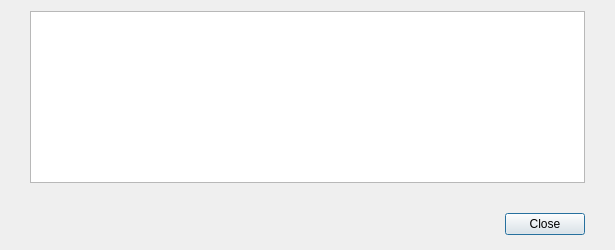
<?xml version="1.0" encoding="UTF-8"?>
<ui version="4.0">
 <class>TokenDescDialog</class>
 <widget class="QDialog" name="TokenDescDialog">
  <property name="geometry">
   <rect>
    <x>0</x>
    <y>0</y>
    <width>615</width>
    <height>250</height>
   </rect>
  </property>
  <property name="windowTitle">
   <string>Dialog</string>
  </property>
  <layout class="QVBoxLayout" name="verticalLayout">
   <property name="spacing">
    <number>15</number>
   </property>
   <property name="leftMargin">
    <number>0</number>
   </property>
   <property name="rightMargin">
    <number>0</number>
   </property>
   <property name="bottomMargin">
    <number>0</number>
   </property>
   <item>
    <layout class="QHBoxLayout" name="detailTextLayout">
     <property name="leftMargin">
      <number>30</number>
     </property>
     <property name="rightMargin">
      <number>30</number>
     </property>
     <item>
      <widget class="QTextEdit" name="detailText">
       <property name="readOnly">
        <bool>true</bool>
       </property>
      </widget>
     </item>
    </layout>
   </item>
   <item>
    <widget class="QWidget" name="buttonsContainerWhite" native="true">
     <layout class="QHBoxLayout" name="horizontalLayout">
      <property name="leftMargin">
       <number>30</number>
      </property>
      <property name="topMargin">
       <number>15</number>
      </property>
      <property name="rightMargin">
       <number>30</number>
      </property>
      <property name="bottomMargin">
       <number>15</number>
      </property>
      <item>
       <widget class="QDialogButtonBox" name="closeButtonBox">
        <property name="orientation">
         <enum>Qt::Horizontal</enum>
        </property>
        <property name="standardButtons">
         <set>QDialogButtonBox::Close</set>
        </property>
       </widget>
      </item>
     </layout>
    </widget>
   </item>
  </layout>
 </widget>
 <resources/>
 <connections>
  <connection>
   <sender>closeButtonBox</sender>
   <signal>accepted()</signal>
   <receiver>TokenDescDialog</receiver>
   <slot>accept()</slot>
   <hints>
    <hint type="sourcelabel">
     <x>272</x>
     <y>225</y>
    </hint>
    <hint type="destinationlabel">
     <x>157</x>
     <y>249</y>
    </hint>
   </hints>
  </connection>
  <connection>
   <sender>closeButtonBox</sender>
   <signal>rejected()</signal>
   <receiver>TokenDescDialog</receiver>
   <slot>reject()</slot>
   <hints>
    <hint type="sourcelabel">
     <x>340</x>
     <y>225</y>
    </hint>
    <hint type="destinationlabel">
     <x>286</x>
     <y>249</y>
    </hint>
   </hints>
  </connection>
 </connections>
</ui>
